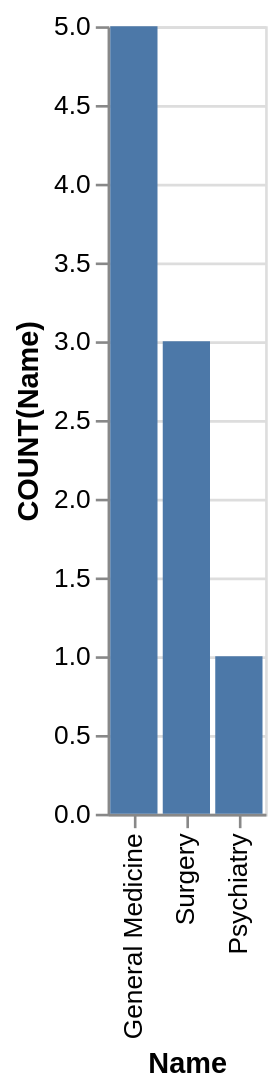

Express this chart as Vega-Lite.
### Vega-Lite specification from a JSON file in a GitHub repository (floating-point values rounded to 4 significant figures)
{"data": {"values": [{"x_data": "General Medicine", "y_data": 5}, {"x_data": "Surgery", "y_data": 3}, {"x_data": "Psychiatry", "y_data": 1}]}, "mark": "bar", "encoding": {"x": {"field": "x_data", "type": "nominal", "title": "Name", "sort": {"op": "sum", "field": "y_data", "order": "descending"}}, "y": {"field": "y_data", "type": "quantitative", "title": "COUNT(Name)"}}}
